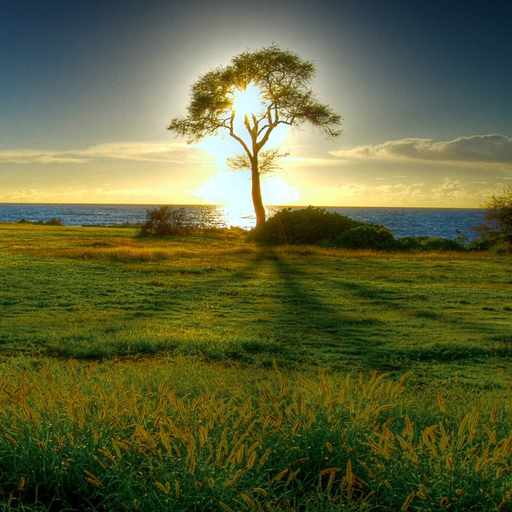
#> input picture DFT-prac/Online-DFT_FFT-A1_A2/images/sunset512.png, 512 x 512 px
$ python hybrid_image_template.py --low-image images/sunset512.png --high-image images/skyline512.png --kernel-size 31 --engine fft --out-dir outputs/lab_hybrid_student
#> lines starting #> are read from the running program, lines starting #| are printed output that depends on the picture
### DFT-prac/Online-DFT_FFT-A1_A2/image_utils.py
"""
image_utils.py  --  PROVIDED. Do not modify.

Image loading/saving, blur-kernel construction and comparison figures for
Task B. Treat it as a black box: no transform, no convolution and no padding
logic lives in here.

Interface
---------
    img    = load_image(path, as_gray=False)   -> float array in [0, 1]
    save_image(img, path)
    k      = make_kernel("bokeh", radius=9)    -> 2D float array, sums to 1
    save_comparison([a, b], ["original", "blurred"], "out/compare.png")
"""

import os

import matplotlib

matplotlib.use("Agg")
import matplotlib.pyplot as plt  # noqa: E402
import numpy as np  # noqa: E402
from PIL import Image  # noqa: E402


def load_image(path, as_gray=False):
    """
    Load an image as floating point intensities in [0, 1].

    Parameters
    ----------
    path : str
    as_gray : bool
        If True, return a 2D array of shape (H, W). Otherwise return a 3D
        array of shape (H, W, 3) holding R, G, B planes -- in that case your
        convolution must be applied to each colour plane separately.

    Returns
    -------
    numpy.ndarray of float64
    """
#> called with path = 'images/sunset512.png', as_gray = True
    img = Image.open(path)
#> img is the input picture: PIL image 512x512 RGB; mean R, G, B 95.3, 100.1, 58.3
    img = img.convert("L" if as_gray else "RGB")
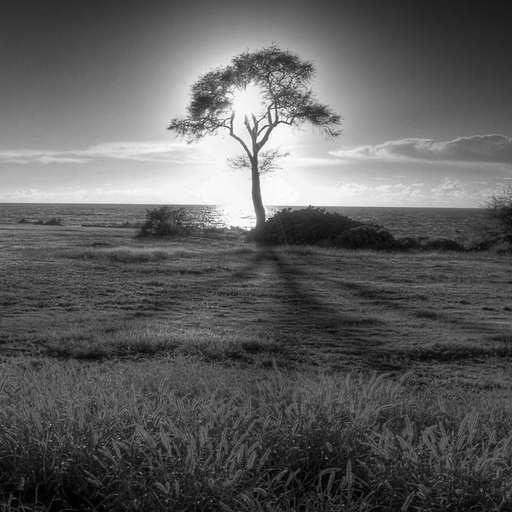
#> img: PIL image 512x512 L; min 0, max 255, mean 93.9
    return np.asarray(img, dtype=np.float64) / 255.0


# [155 lines left out: functions save_image, make_kernel, save_comparison, save_kernel_preview, not called in this run]

### DFT-prac/Online-DFT_FFT-A1_A2/hybrid_image_template.py
"""
Lab evaluation template: construct a hybrid image in the frequency domain.

Complete TODO 1--3.  Do not modify the original offline files.

Run with the supplied images:

    python3 hybrid_image_template.py --out-dir outputs/lab_hybrid_student

The default grayscale FFT run uses images/sunset512.png for low-frequency
content and images/skyline512.png for high-frequency content.
"""

import argparse
import os

import numpy as np

from image_conv import convolve_image, inverse_2d, transform_2d
from image_utils import (load_image, make_kernel, save_comparison, save_image,
                         save_kernel_preview)
from io_utils import write_report
from transforms import (ArbitraryLengthFFT, DFTAnalyzer, FFTTransformer,
                        next_power_of_two)


# [109 lines left out: functions choose_transform_shape, centred_delta_spectrum, _pad_top_left, hybrid_plane, hybrid_image, not called in this run]


def _make_engine(name):
    """Provided command-line engine selection."""
    if name == "dft":
        return DFTAnalyzer()
    if name == "fft":
        return FFTTransformer()
    if name == "arbitrary":
        return ArbitraryLengthFFT()
    raise ValueError("unknown engine: %r" % name)


def run(low_path, high_path, kernel_size, engine_name, out_dir, color=False):
    """Provided runner: create outputs and verify against two ordinary blurs."""
    if kernel_size < 1 or kernel_size % 2 == 0:
        raise ValueError("kernel size must be a positive odd integer")
    engine = _make_engine(engine_name)
    low_image = load_image(low_path, as_gray=not color)
    high_image = load_image(high_path, as_gray=not color)
    kernel = make_kernel("gaussian", size=kernel_size)

    result = hybrid_image(low_image, high_image, kernel, engine)

    # This deliberately slower expression is an independent correctness
    # oracle. The submitted hybrid_image must combine the spectra first.
    low_component = convolve_image(low_image, kernel, engine)
    high_component = high_image - convolve_image(high_image, kernel, engine)
    reference = low_component + high_component
    maximum_error = float(np.max(np.abs(result - reference)))
    verdict = "MATCH" if maximum_error <= 1e-9 else "MISMATCH"

    os.makedirs(out_dir, exist_ok=True)
    save_image(result, os.path.join(out_dir, "hybrid.png"))
    save_image(low_component, os.path.join(out_dir, "low_component.png"))
    save_image(np.clip(0.5 + 2.0 * high_component, 0.0, 1.0),
               os.path.join(out_dir, "high_component.png"))
    save_kernel_preview(kernel, os.path.join(out_dir, "kernel.png"),
                        title="Gaussian low-pass")
    save_comparison(
        [low_image, high_image, low_component, result],
        ["low-frequency source", "high-frequency source",
         "low-pass component", "hybrid result"],
        os.path.join(out_dir, "comparison.png"),
        suptitle="Hybrid image: Gaussian %dx%d, engine=%s" %
        (kernel_size, kernel_size, engine_name),
    )

    transform_shape = choose_transform_shape(low_image.shape[:2],
                                             kernel.shape, engine)
    write_report(os.path.join(out_dir, "report.txt"), [
        "Lab evaluation -- hybrid image",
        "low-frequency source : %s" % low_path,
        "high-frequency source: %s" % high_path,
        "image shape          : %s" % (low_image.shape,),
        "kernel               : Gaussian %d x %d" % kernel.shape,
        "engine               : %s" % engine_name,
        "transform shape      : %d x %d" % transform_shape,
        "max |combined - reference| : %.3e" % maximum_error,
        "verification         : %s" % verdict,
    ])
    print("verification:", verdict, "(max error %.3e)" % maximum_error)
    print("wrote outputs to", out_dir)
    if verdict != "MATCH":
        raise RuntimeError("hybrid result did not match the reference")
    return result


def main():
    parser = argparse.ArgumentParser(description="Build a Fourier hybrid image")
    parser.add_argument("--low-image", default="images/sunset512.png")
    parser.add_argument("--high-image", default="images/skyline512.png")
    parser.add_argument("--kernel-size", type=int, default=31)
    parser.add_argument("--engine", choices=["dft", "fft", "arbitrary"],
                        default="fft")
    parser.add_argument("--color", action="store_true")
    parser.add_argument("--out-dir", default="outputs/lab_hybrid_student")
    args = parser.parse_args()
    run(args.low_image, args.high_image, args.kernel_size, args.engine,
        args.out_dir, color=args.color)


if __name__ == "__main__":
#> (the run stopped early here; a loop or call above may not have finished)

$ run again, with DFT-prac/Online-DFT_FFT-A1_A2/images/skyline256.png copied over DFT-prac/Online-DFT_FFT-A1_A2/images/sunset512.png
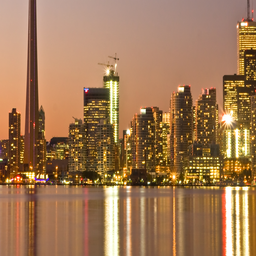
#> input picture DFT-prac/Online-DFT_FFT-A1_A2/images/skyline256.png, 256 x 256 px
#> in load_image, img is the input picture: PIL image 256x256 RGB; mean R, G, B 160.3, 120.2, 84.7
#> in load_image, `img = img.convert("L" if as_gray else "RGB")`:
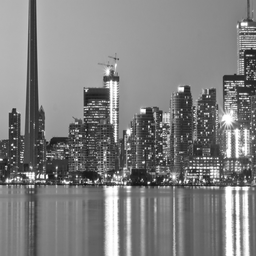
#> img: PIL image 256x256 L; min 17, max 255, mean 128.2
